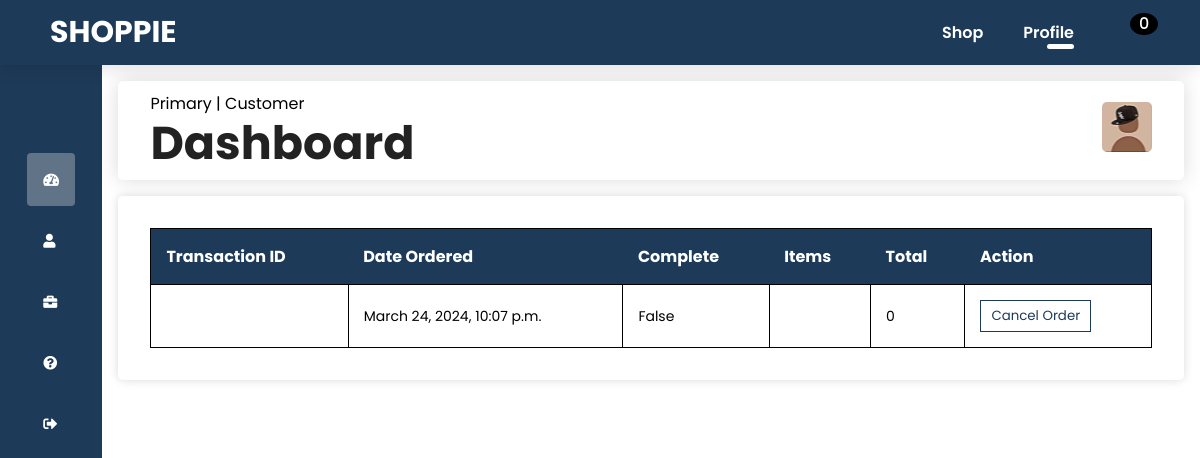
/auth/profile/ (signed in), run on an earlier commit of the app's database.
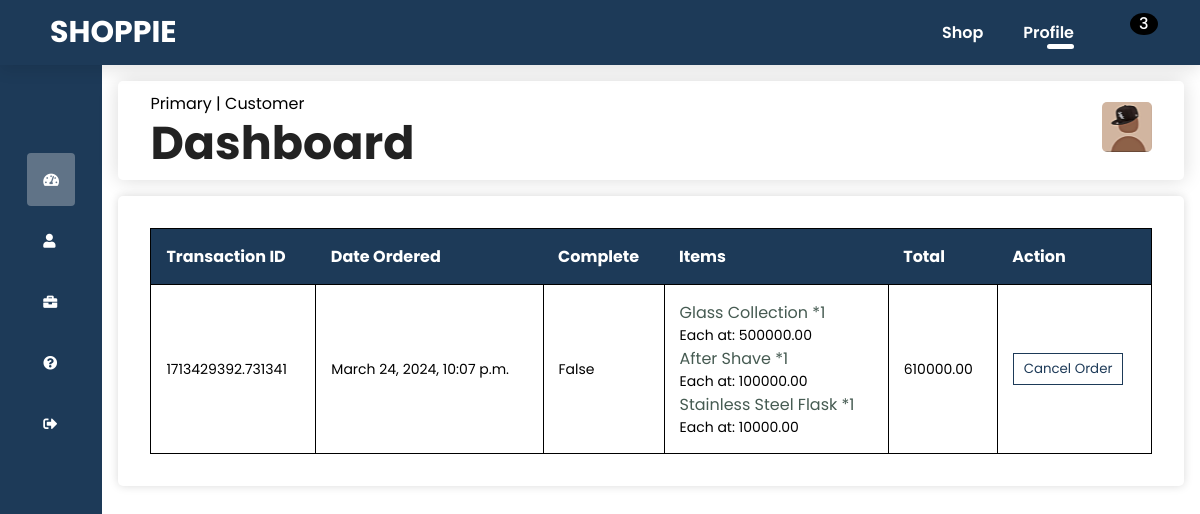
And on a later commit of the database.
### authentication/models.py (models this page shows, shortened)
class Profile(models.Model):
    user = models.OneToOneField(User, on_delete=models.CASCADE)  # Link to User model
    image = models.ImageField(default="default-4.jpg", upload_to="profile_pics")  # Image field for profile picture
    @property
    def imageurl(self):
        try:
            url = self.image.url
        except:
            url = ""
        return url

### shop/models.py (models this page shows, shortened)
class Order(models.Model):
    customer = models.ForeignKey(
        User, on_delete=models.SET_NULL, null=True, blank=True  # Link to User model
    )
    date_ordered = models.DateTimeField(auto_now_add=True)
    complete = models.BooleanField(default=False)
    transaction_id = models.CharField(max_length=100)
    def __str__(self):
        return f"{self.id}"
    @property
    def get_cart_total(self):
        orderitems = self.orderitem_set.all()
        total = sum([item.get_total for item in orderitems])
        return total
    @property
    def get_items_in_cart(self):
        orderitems = self.orderitem_set.all()
        return orderitems
    @property
    def get_cart_items(self):
        orderitems = self.orderitem_set.all()
        total = sum([item.quantity for item in orderitems])
        return total

class OrderItem(models.Model):
    product = models.ForeignKey(
        Product, on_delete=models.SET_NULL, null=True, blank=True  # Link to Product model
    )
    order = models.ForeignKey(Order, on_delete=models.CASCADE, null=True, blank=True)  # Link to Order model
    quantity = models.IntegerField(default=0)
    date_added = models.DateTimeField(auto_now_add=True)
    @property
    def get_total(self):
        total = self.product.price * self.quantity
        return total

class Product(models.Model):
    name = models.CharField(max_length=100)
    description = models.TextField(null=True, blank=True)
    owner = models.ForeignKey(Business, on_delete=models.CASCADE, null=True)  # Link to Business model
    price = models.DecimalField(max_digits=12, decimal_places=2)
    digital = models.BooleanField(default=False)
    image = models.ImageField(null=True, blank=True, max_length=500)
    category = models.ForeignKey(
        Category, on_delete=models.SET_NULL, null=True, blank=True
    )
    rating = models.DecimalField(default=0.0, decimal_places=1, max_digits=3)

### authentication/views.py (the view)
# urls.py: path("profile/", profile, name="profile"),
@login_required
def profile(request):
    data = cartData(request)
    cartItems = data["cartItems"]
    business_owner = ""
    products = []
    try:
        the_user = Customer.objects.filter(user=request.user).first()
        if len(Customer.objects.filter(user=request.user)) == 0:
            raise ValueError
        orders = Order.objects.filter(customer=request.user).order_by("-date_ordered")
        the_user = "Customer"
    except Exception as e:
        the_user = "Business"
        business = Business.objects.filter(owner=request.user).first()
        products = Product.objects.filter(owner=business)
        orderitems = OrderItem.objects.filter(product__owner=business).order_by("-date_added")
        orders = []
        for orderitem in orderitems:
            if orderitem.order not in orders:
                orders.append(orderitem.order)
        business_owner = business
    if request.method == 'POST':
        profile_form = ProfileForm(request.POST, request.FILES, instance=request.user.profile)
        user_form = UserUpdateForm(request.POST, instance=request.user)
        if profile_form.is_valid() and user_form.is_valid():
            profile_form.save()
            user_form.save()
            try:
                customer = Customer.objects.filter(user=request.user).first()
                customer.first_name = f"{user_form.cleaned_data.get('first_name')}"
                customer.last_name = f"{user_form.cleaned_data.get('last_name')}"
                customer.email = f"{user_form.cleaned_data.get('email')}"
                customer.save()
            except Exception as e:
                business = Business.objects.filter(owner=request.user).first()
                business.first_name = f"{user_form.cleaned_data.get('first_name')}"
                business.last_name = f"{user_form.cleaned_data.get('last_name')}"
                business.email = f"{user_form.cleaned_data.get('email')}"
                business.save()
            return redirect("profile")
    else:
        profile_form = ProfileForm(instance=request.user.profile)
        user_form = UserUpdateForm(instance=request.user)
    context={
        'title':'PROFILE',
        'cartItems':cartItems,
        'profile_form': profile_form,
        'user_form': user_form,
        'orders': orders,
        'the_user': the_user,
        'business_owner': business_owner,
        'products': products,
        'first_order': orders[0] if orders else 0
        }
    print(orders)
    return render(request, "authentication/profile.html",context)

### shop/utilities.py (called while the page is built)
def cartData(request):
    if request.user.is_authenticated:
        customer = request.user
        order = Order.objects.filter(customer=customer, complete=False).first()
        if order == None:
            order = Order.objects.create(customer=customer, complete=False)
        items = order.orderitem_set.all()
        cartItems = order.get_cart_items
    else:
        cookieData = cookieCart(request)
        cartItems = cookieData["cartItems"]
        order = cookieData["order"]
        items = cookieData["items"]
    return {"cartItems": cartItems, "items": items, "order": order}

### authentication/templates/authentication/profile.html (shortened to what this page needs)
{% extends 'shop/main.html' %} {% block content %}
{% load static %}
<div class="profile">
    <div class="sidebar">
        <div class="logo"></div>
        <ul class="main">
            <li id="link" class="dashboard active"><span><i class="fas fa-tachometer-alt"></i>Dashboard</span></li>
            <li id="link" class="profile"><span><i class="fas fa-user"></i>Profile</span></li>
            <li id="link" class="orders"><span ><i class="fas fa-briefcase"></i>Orders</span></li>
            <li id="link" class="faq"><span><i class="fas fa-question-circle"></i>FAQ</span></li>
            <li ><a href="{% url 'logout' %}"><i class="fas fa-sign-out-alt"></i>Log Out</a></li>
        </ul>
    </div>
    <div class="main--content">
        <div class="1-content content-section">
        <div class="header--wrapper">
                <div class="header--title">
                    <span>Primary | {{ the_user }}</span>
                    <h2>Dashboard</h2>
                </div>
                <div class="user--info">
                    <img src="{{ user.profile.imageurl }}" alt="">
                </div>
            </div>
            <div class="card--container">
                {% if the_user == "Customer" %}
                <div class="order--wrapper">
                    <table>
                        <thead>
                            <tr>
                                <th>Transaction ID</th>
                                <th>Date Ordered</th>
                                <th>Complete</th>
                                <th>Items</th>
                                <th>Total</th>
                                <th>Action</th>
                            </tr>
                        </thead>
                        {% if first_order != 0 %}
                        <tbody>
                            <tr>
                                <td>{{ first_order.transaction_id }}</td>
                                <td>{{ first_order.date_ordered }}</td>
                                <td>{{ first_order.complete }}</td>
                                <td class="col">
                                    {% for item in first_order.get_items_in_cart %}
                                    {% if item.product.owner == business_owner and the_user == "Business" %}
                                    <p style="margin:0;padding:0">{{ item.product.name }} *{{ item.quantity }}</p>
                                    Each at: {{ item.product.price }}
                                    {% elif the_user == "Customer" %}
                                    <p style="margin:0;padding:0">{{ item.product.name }} *{{ item.quantity }}</p>
                                    Each at: {{ item.product.price }}
                                    {% endif %}
                                    {% endfor %}
                                </td>
                                <td>{{ first_order.get_cart_total }}</td>
                                <td><a href="{% url 'delete-order' first_order.pk %}"><button class="order-c-btn" type="button">Cancel
                                            Order</button></a></td>
                            </tr>
                        </tbody>
                        {% endif %}
                    </table>
                </div>
                {% endif %}
            </div>
        </div>
        </div>
    </div>
</div>
{% endblock %}

### shop/templates/shop/main.html (shortened to what this page needs)
{% load static %}
<!DOCTYPE html>
<html lang="en">
<head>
    <link rel="stylesheet" href="{% static 'css/main.css' %}">
    <link rel="stylesheet" href="{% static 'css/index.css' %}">
    <link rel="stylesheet" href="https://pro.fontawesome.com/releases/v5.10.0/css/all.css" >
</head>
<body>
    <section id="header">
        <a class="logo" href="{% url 'home' %}">SHOPPIE</a>
        <div>
            <ul id="navbar">
                <li><a {% if title == 'SHOP' %} class="active" {% endif %} href="{% url 'shop' %}" >Shop</a></li>
                <li><a {% if title == 'PROFILE' %} class="active" {% endif %} href="{% url 'profile' %}">Profile</a></li>
                <li><a {% if title == 'CART' or title == 'CHECKOUT' %} class="active" {% endif %} href="{% url 'cart' %}">
                    <i class="icon far fa-shopping-bag">
                        <span id="cart-total">{{ cartItems }}</span>
                    </i>
                </a></li>
            </ul>
        </div>
    </section>
    <div class="cont">
        {% block content %}
        {% endblock content %}
</body>
</html>

### static/css/main.css (style rules this page uses)
* { margin: 0; padding: 0; box-sizing: border-box; font-family:"Poppins"; }
body { overflow-x: hidden; }
html { scroll-behavior: smooth; }
h2 { font-size: 46px; line-height: 54px; color: #222; }
p { font-size: 16px; color: #465b52; margin: 15px 0 20px 0; }
.logo { font-size:30px; font-weight: 700; color:black; text-decoration: none; cursor: pointer; transition: all 0.2s linear; }
#header .logo { color: #fff; }
#header { display: flex; align-items:center; justify-content: space-between; padding:10px 50px; background-color: #1d3a58; box-shadow:0 5px 15px rgba(0,0,0,0.1); z-index:1000; position:fixed; top:0; right:0; left:0; }
#navbar { display:flex; align-items:center; justify-content: center; }
#navbar li { list-style:none; padding:0 20px; position: relative; }
#navbar li a { text-decoration:none; font-size:16px; font-weight:600 ; color: #fff; transition: 0.3s all ease; }
#navbar li a:hover, #navbar li a.active { color: #fff; }
#navbar li a.active::after ,#navbar li a:hover::after { content:""; width:30%; height: 20%; background: #fff; position: absolute; bottom: -4px; right: 20px; border-radius:5px; }
.profile { display:flex; margin-top:65px }
.sidebar { position:sticky; top:0px; left:0px; bottom:0px; width:107px; height:100vh; padding:0 1.7rem; color:#fff; overflow:hidden; transition:all 0.2s linear; background-color: #1d3a58; }
.profile .logo { height:80px; padding:16px; }
.profile .main { height: 88%; position: relative; list-style:none; padding:0; }
.profile .main li { padding:1rem; margin:8px 0; border-radius:4px; transition:all 0.3s linear; cursor: pointer; }
.profile .main .active, .profile .main li:hover { background:#e0e0e058; }
.profile .main a, .profile .main span { color:#fff; font-size:14px; text-decoration: none; display: flex; align-items:center; gap:1.5rem; text-wrap:nowrap; background: none!important; }
.profile .main .active a, .profile .main .active span { background: none!important; }
.profile .main a, .profile .main span { overflow: hidden; }
.profile .main--content { position: relative; background-color: #fff; width:100%; padding:1rem; }
.profile .header--wrapper img { width:50px; height:50px; border-radius:5px; }
.profile .header--wrapper { display:flex; justify-content: space-between; align-items: center; box-shadow: 0 0px 20px rgba(0,0,0,0.15); padding:10px 2rem; border-radius: 5px; margin-bottom: 1rem; }
.profile .f-content .faq-section, .profile .o-content .order--container, .profile .p-content .user-information, .profile .card--container { background-color: #fff; padding:2rem; border-radius: 5px; box-shadow: 0 0 10px rgba(0,0,0,0.15); }
.profile table { border-collapse: collapse; box-sizing: border-box; width:100%; }
.profile table thead { color:#fff; background-color: #1d3a58; border: 1px solid #000; }
.profile table th { padding:15px; text-align: left; }
.profile tbody td { padding:15px; font-size:14px; color:#000; border:1px solid #000; }
.order-c-btn { padding:5px 10px; border:1px solid #1d3a58; background-color: transparent; color:#1d3a58; cursor: pointer; transition:all 0.2s linear; }

### static/css/index.css (style rules this page uses)
#cart-total { position: absolute; background-color: black; color:white; padding:3px 9px; font-weight: 500; border-radius: 50%; top:-70%; }
.icon { position: relative; }

What changed in the data, as far as the page shows it:
changed Order "False": transaction_id (not shown) → "1713429392.731341"; get_cart_total "0" → "610000.00"
added OrderItem: product.name "Glass Collection", quantity "1", product.price "500000.00"
added OrderItem: product.name "After Shave", quantity "1", product.price "100000.00"
added OrderItem: product.name "Stainless Steel Flask", quantity "1", product.price "10000.00"
Also different on the page:
{{ cartItems }}: "0" → "3"
